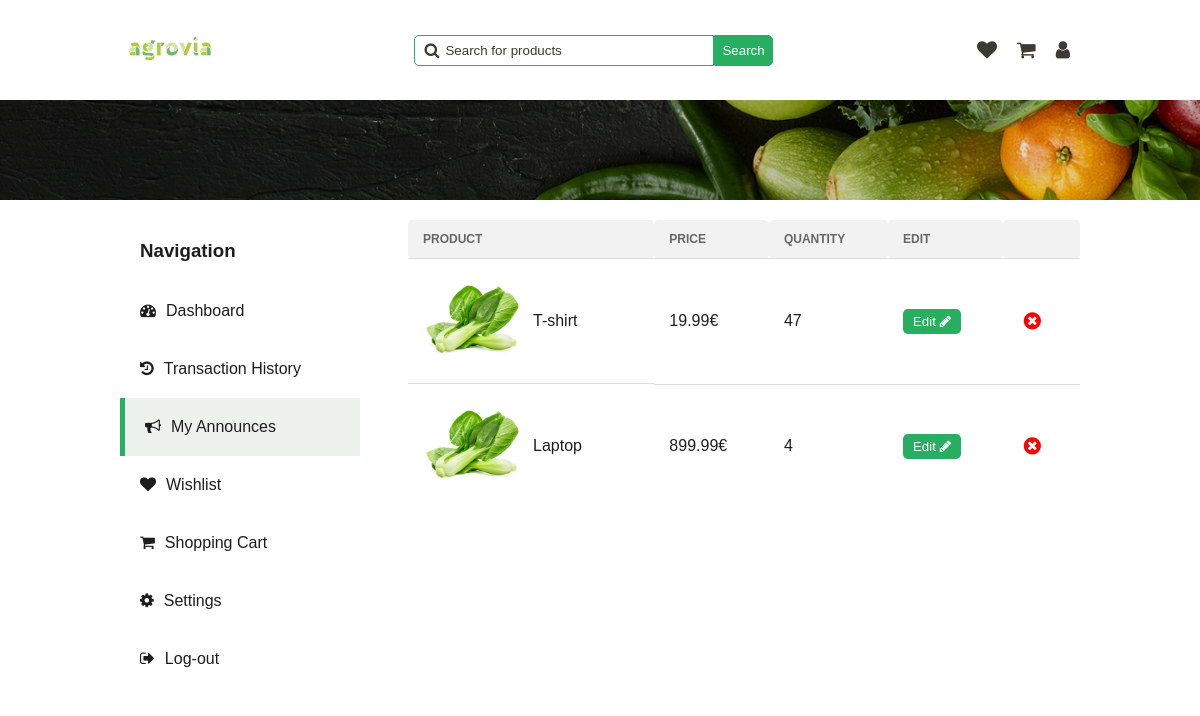
The app's page /pages/my-announces.php (signed in), older data.
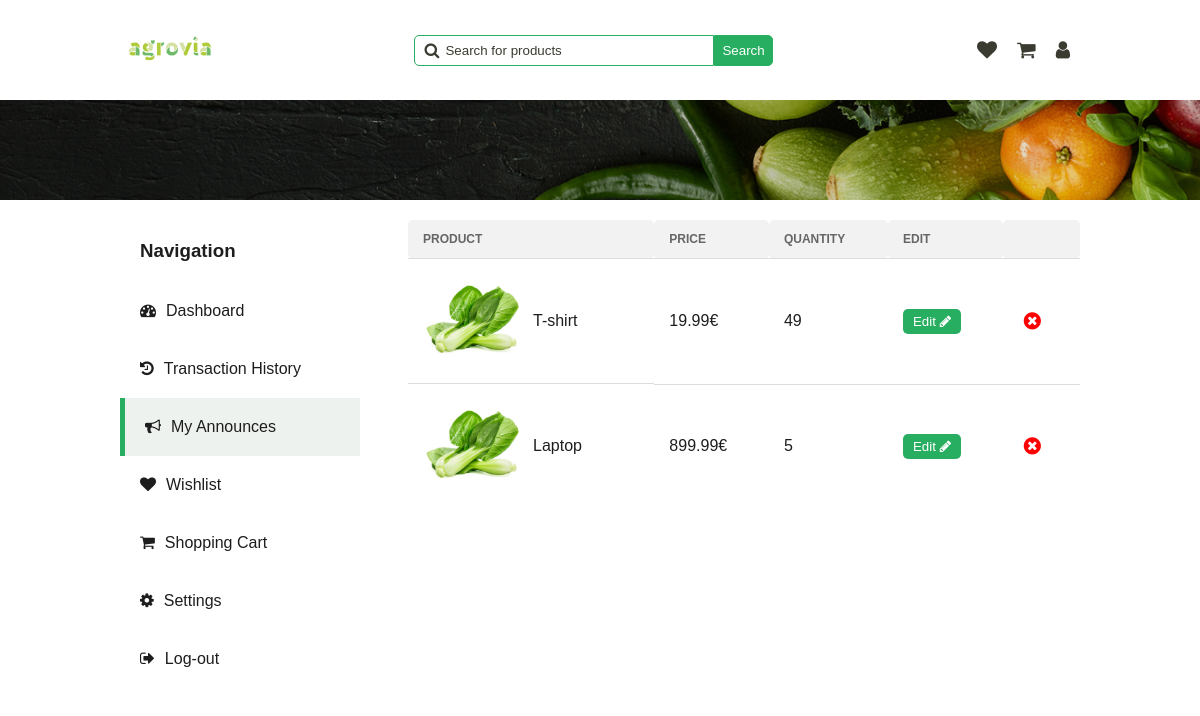
The same page, newer data.
### tables this page shows
CREATE TABLE Announce (
  id INTEGER PRIMARY KEY,
  id_category INTEGER,
  image TEXT,
  title TEXT,
  description TEXT,
  price FLOAT,
  quantity INTEGER,
  rating INTEGER,
  out_of_stock BOOLEAN,
  FOREIGN KEY (id_category) REFERENCES Category(id)
);

### php/announce.php (called while the page is built, shortened)
<?php
require '../php/pdo.php';
function get_user_announces_by_id($user_id)
{
    global $pdo;
    $query = "SELECT * FROM Announce WHERE id IN (SELECT announce_id FROM UserAnnounce WHERE user_id = :user_id)";
    $stmt = $pdo->prepare($query);
    $stmt->bindParam(':user_id', $user_id);
    $stmt->execute();
    $announce = $stmt->fetchAll(PDO::FETCH_ASSOC);
    return $announce;
}
?>

### pages/my-announces.php (the view, shortened to what the changed rows need)
<!DOCTYPE html>
<html lang="en">
<head>
    <link rel="stylesheet" href="../styles/alert.css">
    <link rel="stylesheet" href="../styles/dashboard.css" onload="load_theme()">
    <link rel="stylesheet" href="../styles/main-header.css">
    <link rel="stylesheet" href="../styles/my-announces.css">
    <link rel="stylesheet" href="../styles/confirm-modal.css">
    <link rel="stylesheet" href="../styles/wishlist.css">
    <link rel="stylesheet" href="https://cdnjs.cloudflare.com/ajax/libs/font-awesome/4.7.0/css/font-awesome.min.css">
</head>
<body>
    <?php
    require "../php/user.php";
    require "../php/announce.php";
    $user_announces = get_user_announces_by_id($_SESSION['user_id']);
    ?>
    <div class="main-container">
        <section class="tab-content my-announces-section">
            <table>
                <tr>
                    <th>Product</th>
                    <th>Price</th>
                    <th>Quantity</th>
                    <th>Edit</th>
                    <th></th>
                </tr>
                <?php foreach ($user_announces as $item): ?>
                    <tr id="wishlist-item-<?php echo $item['id']; ?>">
                        <td class="product">
                            <img src="<?php echo $item['image']; ?>" alt="product">
                            <span class="title"><?php echo $item['title']; ?></span>
                        </td>
                        <td class="price" id="price-<?php echo $item['id']; ?>">
                            <?php echo $item['price']; ?>€
                        </td>
                        <td class="stock-status">
                            <span>
                                <span class="quantity"
                                    id="count-<?php echo $item['id']; ?>"><?php echo $item['quantity']; ?></span>
                            </span>
                        </td>
                        <td>
                            <button class="edit-btn" onclick="open_edit_announce_modal(
                                            <?php echo $item['id']; ?>,
                                            '<?php echo $item['title']; ?>',
                                            '<?php echo $item['description']; ?>',
                                            <?php echo $item['price']; ?>,
                                            <?php echo $item['quantity']; ?>
                            )">
                                Edit <i class="fa fa-pencil" aria-hidden="true"></i>
                            </button>
                        </td>
                        <td>
                            <button class="delete-btn" onclick="delete_announce(<?php echo $item['id']; ?>)">
                                <i class="fa fa-times-circle" aria-hidden="true"></i>
                            </button>
                        </td>
                    </tr>
                    <?php
                endforeach;
                ?>
            </table>
        </section>
    </div>
</body>
</html>

Row changes from the older to the newer data that the page shows:
changed announce "T-shirt": quantity "47" → "49"
changed announce "Laptop": quantity "4" → "5"
